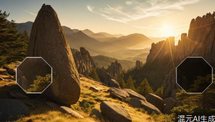
#> input picture tests/steganography_analyze/data/site1.png, 215 x 122 px, shrunk from 417 x 237 before the run, found by its file name
$ python histogram_analysis.py
#> lines starting #> are read from the running program, lines starting #| are printed output that depends on the picture
#!/usr/bin/env python
# -*- coding: utf-8 -*-
"""
Image histogram analysis
Counts pixel quantity for each grayscale value (0-255) and plots distribution
"""

import cv2
import numpy as np
import matplotlib.pyplot as plt
import os


def analyze_histogram(image_path):
    """
    Analyze histogram of an image

    Args:
        image_path: Path to image file
    """
#> called with image_path = 'tests/analyze/data/site1.png'
    # Read image as grayscale
    img = cv2.imread(image_path, cv2.IMREAD_GRAYSCALE)
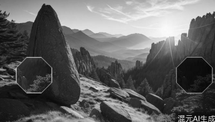
#> img: shape (122, 215); min 0, max 250, mean 99.3
    if img is None:
        print(f"Error: Cannot read image {image_path}")
        return None

    # Calculate histogram
    hist = cv2.calcHist([img], [0], None, [256], [0, 256])
#> hist = 256 values, max 378 at index 42, min 0 at index 251, mean 102.5

    # Flatten to 1D array
    hist = hist.flatten()

    return hist, img


def plot_comparison(hist1, hist2, name1, name2):
    """
    Plot histogram comparison

    Args:
        hist1: First histogram data
        hist2: Second histogram data
        name1: Name of first image
        name2: Name of second image
    """
    # Create figure with two subplots
    fig, (ax1, ax2) = plt.subplots(2, 1, figsize=(12, 10))

    # Plot first histogram
    ax1.bar(range(256), hist1, width=1.0, color='blue', edgecolor='none')
    ax1.set_xlabel('Grayscale Value')
    ax1.set_ylabel('Pixel Count')
    ax1.set_title(f'Histogram - {name1}')
    ax1.set_xlim([0, 255])
    ax1.grid(True, alpha=0.3, axis='y')

    # Plot second histogram
    ax2.bar(range(256), hist2, width=1.0, color='green', edgecolor='none')
    ax2.set_xlabel('Grayscale Value')
    ax2.set_ylabel('Pixel Count')
    ax2.set_title(f'Histogram - {name2}')
    ax2.set_xlim([0, 255])
    ax2.grid(True, alpha=0.3, axis='y')

    plt.tight_layout()

    # Save figure
    output_dir = r"D:\Hacker\Sider_CAPTCHA_Solver\tests\analyze\analyze_result\histogram"
    os.makedirs(output_dir, exist_ok=True)
    output_path = os.path.join(output_dir, 'histogram_comparison.png')
    plt.savefig(output_path, dpi=150, bbox_inches='tight')
    print(f"Saved comparison to: {output_path}")

    plt.show()


def main():
    """
    Main function
    """
    # Analyze two images
    image1_path = "tests/analyze/data/site1.png"
    image2_path = "tests/analyze/data/synthesis.png"

    print("Comparing histograms:")
    print(f"Image 1: site1.png")
    print(f"Image 2: synthesis.png")

    # Analyze first image
    result1 = analyze_histogram(image1_path)
    # Analyze second image
    result2 = analyze_histogram(image2_path)
#> call 2 of analyze_histogram, with image_path = 'tests/analyze/data/synthesis.png'
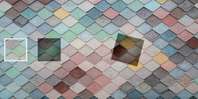
#> input picture tests/steganography_analyze/data/synthesis.png, 198 x 99 px, shrunk from 384 x 192 before the run, found by its file name
#> in analyze_histogram (call 2), `img = cv2.imread(image_path, cv2.IMREAD_GRAYSCALE)`:
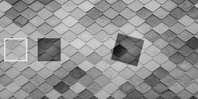
#> img: shape (99, 198); min 8, max 242, mean 146.4
#> in analyze_histogram (call 2), `hist = cv2.calcHist([img], [0], None, [256], [0, 256])`: hist = 256 values, max 263 at index 174, min 0 at index 0, mean 76.57

    if result1 is not None and result2 is not None:
        hist1, img1 = result1
#> hist1 = 256 values, max 378 at index 42, min 0 at index 251, mean 102.5
        hist2, img2 = result2
#> hist2 has the same summary as hist in analyze_histogram

        # Plot comparison
        plot_comparison(hist1, hist2, "site1.png", "synthesis.png")
#> in plot_comparison, `plt.savefig(output_path, dpi=150, bbox_inches='tight')`:
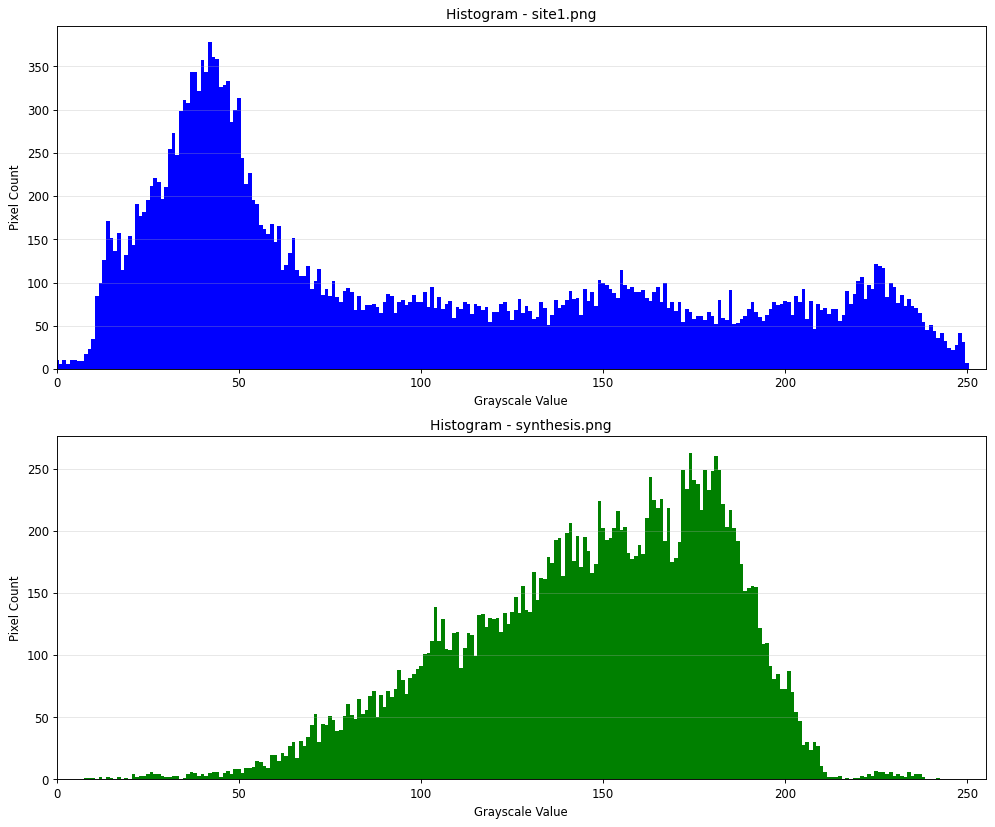
#> figure drawn by matplotlib, 2 panels; panel 1: tallest bar 378 high, from x = 41.5 to 42.5; panel 2: tallest bar 263 high, from x = 173.5 to 174.5

        # Print statistics for both images
        print(f"\nHistogram Statistics - site1.png:")
        print(f"Min pixel value: {np.min(np.where(hist1 > 0))}")
#| Min pixel value: 0
        print(f"Max pixel value: {np.max(np.where(hist1 > 0))}")
#| Max pixel value: 250
        print(f"Most frequent value: {np.argmax(hist1)} (count: {int(hist1[np.argmax(hist1)])})")
#| Most frequent value: 42 (count: 378)
        print(f"Total pixels: {int(np.sum(hist1))}")
#| Total pixels: 26230

        print(f"\nHistogram Statistics - synthesis.png:")
        print(f"Min pixel value: {np.min(np.where(hist2 > 0))}")
#| Min pixel value: 8
        print(f"Max pixel value: {np.max(np.where(hist2 > 0))}")
#| Max pixel value: 242
        print(f"Most frequent value: {np.argmax(hist2)} (count: {int(hist2[np.argmax(hist2)])})")
#| Most frequent value: 174 (count: 263)
        print(f"Total pixels: {int(np.sum(hist2))}")
#| Total pixels: 19602


if __name__ == "__main__":
    main()
